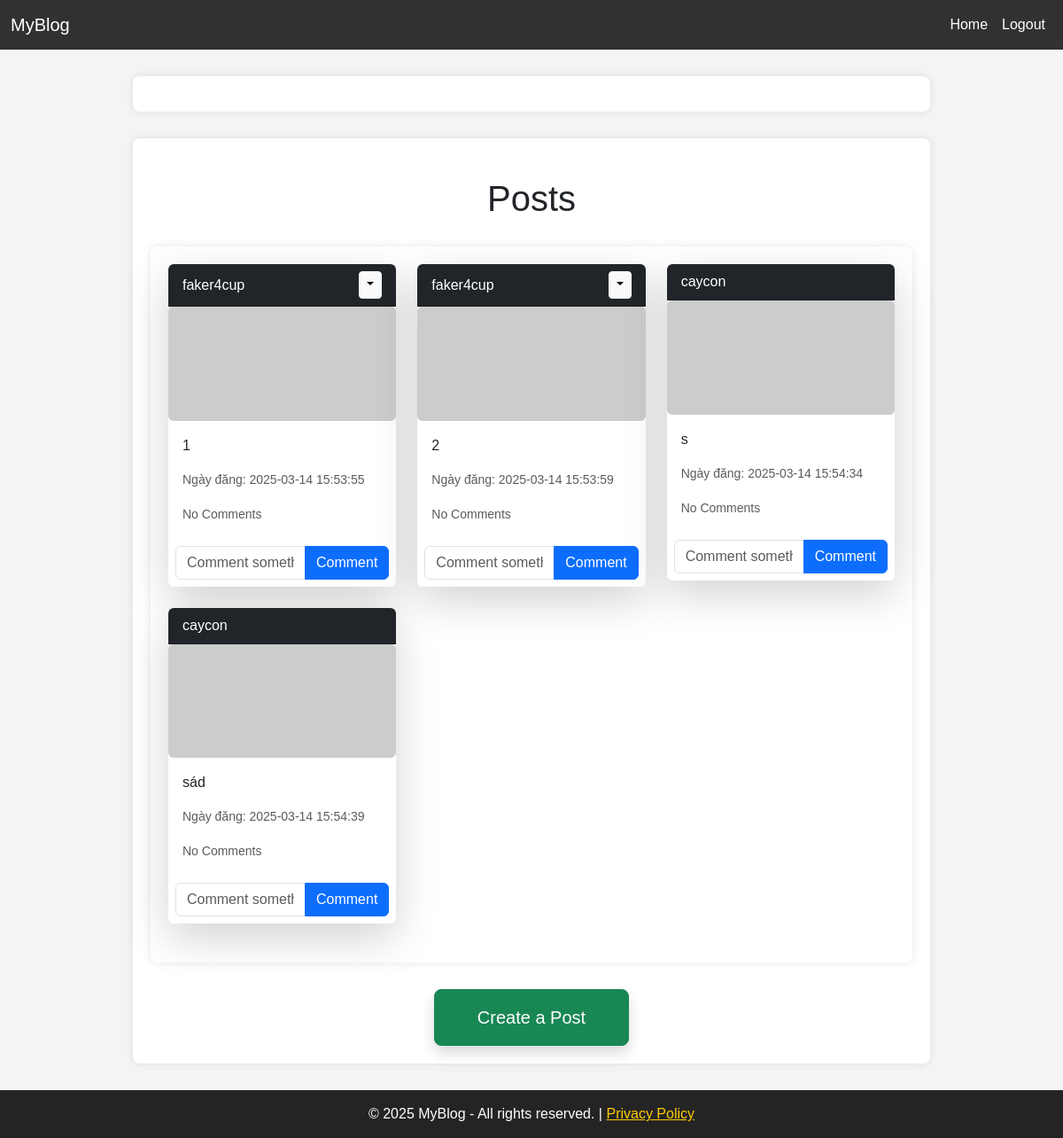
Screenshot of /home (signed in) with the database file from the repository.
### website/models.py (models this page shows)
class Post(db.Model):
    id = db.Column(db.Integer, primary_key=True)
    text = db.Column(db.Text, nullable=False)
    date_created = db.Column(db.DateTime(timezone=True), default=func.now())
    author = db.Column(db.Integer, db.ForeignKey(
        'user.id', ondelete="CASCADE"), nullable=False)
    comments = db.relationship('Comment', backref='post', passive_deletes=True)

class User(db.Model, UserMixin):
    id = db.Column(db.Integer, primary_key=True)
    email = db.Column(db.String(150), unique=True)
    username = db.Column(db.String(150), unique=True)
    password = db.Column(db.String(150))
    date_created = db.Column(db.DateTime(timezone=True), default=func.now())
    is_blocked = db.Column(db.Boolean, default=False)  # ✅ Thêm cột này
    is_admin = db.Column(db.Boolean, default=False)  # ✅ Thêm quyền admin
    posts = db.relationship('Post', backref='user', passive_deletes=True)
    comments = db.relationship('Comment', backref='user', passive_deletes=True)

### website/views.py (the view)
@views.route("/")
@views.route("/home")
@login_required
def home():
    posts = Post.query.all()
    return render_template("home.html", user=current_user, posts=posts)

### website/__init__.py (called while the page is built)
def create_app():
    app = Flask(__name__)
    app.config['SECRET_KEY'] = "helloworld"
    app.config['SQLALCHEMY_DATABASE_URI'] = f'sqlite:///{DB_NAME}'
    db.init_app(app)
    migrate = Migrate(app, db)  # ✅ Khởi tạo Flask-Migrate
    from .models import User, Post
    from .views import views
    from .auth import auth
    from .admin import admin
    app.register_blueprint(views, url_prefix="/")
    app.register_blueprint(auth, url_prefix="/")
    app.register_blueprint(admin, url_prefix="/admin")
    create_database(app)  # ✅ Tạo database nếu chưa có
    login_manager = LoginManager()
    login_manager.login_view = "auth.login"
    login_manager.init_app(app)
    @login_manager.user_loader
    def load_user(id):
        return User.query.get(int(id))
    return app

### website/templates/home.html
    {% extends "posts_div.html" %} {% block title %}Home{% endblock %}

### website/templates/posts_div.html (shortened to what this page needs)
{% extends "base.html" %}
{% block content %}
  <h1 align="center" class="mt-4">{% block header %}Posts{% endblock %}</h1>
  <div class="container">
    <div class="row" id="posts">
      {% for post in posts %}
      <div class="col-md-4 mb-4 post-item" style="display: none; opacity: 0; transform: translateY(20px); transition: all 0.5s ease-in-out;">
        <div class="card shadow-lg border-0 rounded-lg overflow-hidden">
          <div class="card-header d-flex justify-content-between align-items-center bg-dark text-white">
            <a href="/posts/{{ post.user.username }}" class="text-white text-decoration-none">{{ post.user.username }}</a>
            {% if user.id == post.author %}
            <div class="btn-group">
              <button type="button" class="btn btn-sm btn-light dropdown-toggle" data-bs-toggle="dropdown"></button>
            </div>
            {% endif %}
          </div>
          <img src="https://picsum.photos/seed/{{ post.id }}/600/300" class="card-img-top rounded-bottom" alt="Random Image">
          <div class="card-body">
            <p class="card-text">{{ post.text }}</p>
            <p class="text-muted small">Ngày đăng: {{ post.date_created }}</p>
            {% if post.comments|length > 0 %}
            <a data-bs-toggle="collapse" href="#comments-{{ post.id }}" role="button" class="text-primary small">
              View {{ post.comments|length }} Comments
            </a>
            {% else %}
            <small class="text-muted">No Comments</small>
            {% endif %}
          </div>
          <form class="input-group p-2" method="POST" action="/create-comment/{{ post.id }}">
            <input type="text" name="text" class="form-control rounded-start" placeholder="Comment something!" />
            <button type="submit" class="btn btn-primary">Comment</button>
          </form>
        </div>
      </div>
      {% endfor %}
    </div>
  </div>
  {% block footer %}
  <div class="text-center mt-4">
    <a href="/create-post">
      <button type="button" class="btn btn-success btn-lg px-5 py-3 shadow">Create a Post</button>
    </a>
  </div>
  {% endblock %}
{% endblock %}

### website/templates/base.html (shortened to what this page needs)
<!DOCTYPE html>
<html lang="en">
<head>
    <link href="https://cdn.jsdelivr.net/npm/bootstrap@5.3.0/dist/css/bootstrap.min.css" rel="stylesheet">
</head>
<body>
    <nav class="navbar navbar-expand-lg navbar-dark">
        <div class="container-fluid">
            <a class="navbar-brand" href="/">MyBlog</a>
            <div class="collapse navbar-collapse" id="navbarNav">
                <ul class="navbar-nav ms-auto">
                    <li class="nav-item"><a class="nav-link" href="/home">Home</a></li>
                    {% if user.is_authenticated %}
                        <li class="nav-item"><a class="nav-link" href="/logout">Logout</a></li>
                    {% else %}
                        <li class="nav-item"><a class="nav-link" href="/login">Login</a></li>
                        <li class="nav-item"><a class="nav-link" href="/sign-up">Sign Up</a></li>
                    {% endif %}
                </ul>
            </div>
        </div>
    </nav>
    <div class="container">
    </div>
    <div class="container">{% block content %}{% endblock %}</div>
    <div class="footer">
        &copy; 2025 MyBlog - All rights reserved. | <a href="/privacy-policy">Privacy Policy</a>
    </div>
</body>
</html>

### website/templates/base.html (style rules this page uses)
body { background: #f4f4f4; font-family: 'Arial', sans-serif; }
.navbar { background: rgba(0, 0, 0, 0.8); transition: background 0.3s; }
.navbar a { color: white !important; }
.container { max-width: 900px; margin: 30px auto; background: white; padding: 20px; box-shadow: 0 0 10px rgba(0, 0, 0, 0.1); border-radius: 8px; }
.footer { text-align: center; padding: 15px; background: rgba(0, 0, 0, 0.85); color: white; margin-top: 30px; }
.footer a { color: #ffcc00; }

### rows the page displays
Post: user.username "faker4cup", text "1", date_created "2025-03-14 15:53:55"
Post: user.username "faker4cup", text "2", date_created "2025-03-14 15:53:59"
Post: user.username "caycon", text "s", date_created "2025-03-14 15:54:34"
Post: user.username "caycon", text "sád", date_created "2025-03-14 15:54:39"
